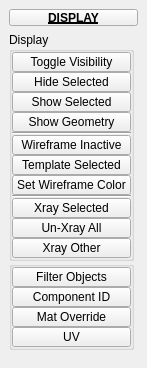
<?xml version="1.0" encoding="UTF-8"?>
<ui version="4.0">
 <class>QtUi</class>
 <widget class="QMainWindow" name="QtUi">
  <property name="enabled">
   <bool>true</bool>
  </property>
  <property name="geometry">
   <rect>
    <x>0</x>
    <y>0</y>
    <width>147</width>
    <height>368</height>
   </rect>
  </property>
  <property name="minimumSize">
   <size>
    <width>0</width>
    <height>0</height>
   </size>
  </property>
  <property name="maximumSize">
   <size>
    <width>999</width>
    <height>999</height>
   </size>
  </property>
  <property name="windowTitle">
   <string>Toolkit</string>
  </property>
  <property name="tabShape">
   <enum>QTabWidget::Triangular</enum>
  </property>
  <property name="dockNestingEnabled">
   <bool>true</bool>
  </property>
  <property name="dockOptions">
   <set>QMainWindow::AllowNestedDocks|QMainWindow::AllowTabbedDocks|QMainWindow::AnimatedDocks|QMainWindow::ForceTabbedDocks</set>
  </property>
  <widget class="QWidget" name="main_widget">
   <layout class="QVBoxLayout" name="verticalLayout_2">
    <item>
     <widget class="PushButtonDraggable" name="draggable_header">
      <property name="minimumSize">
       <size>
        <width>19</width>
        <height>17</height>
       </size>
      </property>
      <property name="maximumSize">
       <size>
        <width>999</width>
        <height>17</height>
       </size>
      </property>
      <property name="font">
       <font>
        <weight>75</weight>
        <bold>true</bold>
        <underline>true</underline>
       </font>
      </property>
      <property name="text">
       <string>DISPLAY</string>
      </property>
      <property name="checkable">
       <bool>true</bool>
      </property>
     </widget>
    </item>
    <item>
     <layout class="QVBoxLayout" name="verticalLayout">
      <property name="spacing">
       <number>0</number>
      </property>
      <item>
       <widget class="QGroupBox" name="View">
        <property name="minimumSize">
         <size>
          <width>125</width>
          <height>0</height>
         </size>
        </property>
        <property name="maximumSize">
         <size>
          <width>125</width>
          <height>999</height>
         </size>
        </property>
        <property name="title">
         <string>Display</string>
        </property>
        <layout class="QVBoxLayout" name="verticalLayout_3">
         <property name="spacing">
          <number>0</number>
         </property>
         <property name="leftMargin">
          <number>0</number>
         </property>
         <property name="topMargin">
          <number>0</number>
         </property>
         <property name="rightMargin">
          <number>0</number>
         </property>
         <property name="bottomMargin">
          <number>0</number>
         </property>
         <item>
          <widget class="QPushButton" name="b001">
           <property name="minimumSize">
            <size>
             <width>0</width>
             <height>20</height>
            </size>
           </property>
           <property name="maximumSize">
            <size>
             <width>999</width>
             <height>20</height>
            </size>
           </property>
           <property name="text">
            <string>Toggle Visibility</string>
           </property>
          </widget>
         </item>
         <item>
          <widget class="QPushButton" name="b002">
           <property name="minimumSize">
            <size>
             <width>0</width>
             <height>20</height>
            </size>
           </property>
           <property name="maximumSize">
            <size>
             <width>999</width>
             <height>20</height>
            </size>
           </property>
           <property name="text">
            <string>Hide Selected</string>
           </property>
          </widget>
         </item>
         <item>
          <widget class="QPushButton" name="b003">
           <property name="minimumSize">
            <size>
             <width>0</width>
             <height>20</height>
            </size>
           </property>
           <property name="maximumSize">
            <size>
             <width>999</width>
             <height>20</height>
            </size>
           </property>
           <property name="text">
            <string>Show Selected</string>
           </property>
          </widget>
         </item>
         <item>
          <widget class="QPushButton" name="b004">
           <property name="minimumSize">
            <size>
             <width>0</width>
             <height>20</height>
            </size>
           </property>
           <property name="maximumSize">
            <size>
             <width>999</width>
             <height>20</height>
            </size>
           </property>
           <property name="text">
            <string>Show Geometry</string>
           </property>
          </widget>
         </item>
         <item>
          <widget class="Line" name="line_2">
           <property name="minimumSize">
            <size>
             <width>111</width>
             <height>0</height>
            </size>
           </property>
           <property name="orientation">
            <enum>Qt::Horizontal</enum>
           </property>
          </widget>
         </item>
         <item>
          <widget class="QPushButton" name="b012">
           <property name="minimumSize">
            <size>
             <width>0</width>
             <height>20</height>
            </size>
           </property>
           <property name="maximumSize">
            <size>
             <width>999</width>
             <height>20</height>
            </size>
           </property>
           <property name="toolTip">
            <string>Shaded on active (selected) obhects only</string>
           </property>
           <property name="text">
            <string>Wireframe Inactive</string>
           </property>
          </widget>
         </item>
         <item>
          <widget class="QPushButton" name="b021">
           <property name="minimumSize">
            <size>
             <width>0</width>
             <height>20</height>
            </size>
           </property>
           <property name="maximumSize">
            <size>
             <width>999</width>
             <height>20</height>
            </size>
           </property>
           <property name="text">
            <string>Template Selected</string>
           </property>
          </widget>
         </item>
         <item>
          <widget class="QPushButton" name="b000">
           <property name="minimumSize">
            <size>
             <width>0</width>
             <height>20</height>
            </size>
           </property>
           <property name="maximumSize">
            <size>
             <width>999</width>
             <height>20</height>
            </size>
           </property>
           <property name="toolTip">
            <string>Set the wireframe color of all selected objects.</string>
           </property>
           <property name="text">
            <string>Set Wireframe Color</string>
           </property>
          </widget>
         </item>
         <item>
          <widget class="Line" name="line_3">
           <property name="minimumSize">
            <size>
             <width>111</width>
             <height>0</height>
            </size>
           </property>
           <property name="orientation">
            <enum>Qt::Horizontal</enum>
           </property>
          </widget>
         </item>
         <item>
          <widget class="QPushButton" name="b005">
           <property name="minimumSize">
            <size>
             <width>0</width>
             <height>20</height>
            </size>
           </property>
           <property name="maximumSize">
            <size>
             <width>999</width>
             <height>20</height>
            </size>
           </property>
           <property name="text">
            <string>Xray Selected</string>
           </property>
          </widget>
         </item>
         <item>
          <widget class="QPushButton" name="b006">
           <property name="minimumSize">
            <size>
             <width>0</width>
             <height>20</height>
            </size>
           </property>
           <property name="maximumSize">
            <size>
             <width>999</width>
             <height>20</height>
            </size>
           </property>
           <property name="text">
            <string>Un-Xray All</string>
           </property>
          </widget>
         </item>
         <item>
          <widget class="QPushButton" name="b007">
           <property name="minimumSize">
            <size>
             <width>0</width>
             <height>20</height>
            </size>
           </property>
           <property name="maximumSize">
            <size>
             <width>999</width>
             <height>20</height>
            </size>
           </property>
           <property name="text">
            <string>Xray Other</string>
           </property>
          </widget>
         </item>
        </layout>
       </widget>
      </item>
      <item>
       <widget class="QGroupBox" name="groupBox">
        <property name="minimumSize">
         <size>
          <width>125</width>
          <height>0</height>
         </size>
        </property>
        <property name="maximumSize">
         <size>
          <width>125</width>
          <height>999</height>
         </size>
        </property>
        <property name="title">
         <string/>
        </property>
        <layout class="QVBoxLayout" name="verticalLayout_4">
         <property name="spacing">
          <number>0</number>
         </property>
         <property name="leftMargin">
          <number>0</number>
         </property>
         <property name="topMargin">
          <number>0</number>
         </property>
         <property name="rightMargin">
          <number>0</number>
         </property>
         <property name="bottomMargin">
          <number>0</number>
         </property>
         <item>
          <widget class="QPushButton" name="b008">
           <property name="minimumSize">
            <size>
             <width>0</width>
             <height>20</height>
            </size>
           </property>
           <property name="maximumSize">
            <size>
             <width>999</width>
             <height>20</height>
            </size>
           </property>
           <property name="text">
            <string>Filter Objects</string>
           </property>
          </widget>
         </item>
         <item>
          <widget class="QPushButton" name="b011">
           <property name="minimumSize">
            <size>
             <width>0</width>
             <height>20</height>
            </size>
           </property>
           <property name="maximumSize">
            <size>
             <width>999</width>
             <height>20</height>
            </size>
           </property>
           <property name="text">
            <string>Component ID</string>
           </property>
          </widget>
         </item>
         <item>
          <widget class="QPushButton" name="b009">
           <property name="minimumSize">
            <size>
             <width>0</width>
             <height>20</height>
            </size>
           </property>
           <property name="maximumSize">
            <size>
             <width>999</width>
             <height>20</height>
            </size>
           </property>
           <property name="toolTip">
            <string>Material Override</string>
           </property>
           <property name="text">
            <string>Mat Override</string>
           </property>
          </widget>
         </item>
         <item>
          <widget class="QPushButton" name="chk000">
           <property name="minimumSize">
            <size>
             <width>0</width>
             <height>20</height>
            </size>
           </property>
           <property name="maximumSize">
            <size>
             <width>999</width>
             <height>20</height>
            </size>
           </property>
           <property name="toolTip">
            <string>Material Override: Override with UV checker</string>
           </property>
           <property name="text">
            <string>UV</string>
           </property>
           <property name="checkable">
            <bool>true</bool>
           </property>
          </widget>
         </item>
        </layout>
       </widget>
      </item>
      <item>
       <spacer name="verticalSpacer">
        <property name="orientation">
         <enum>Qt::Vertical</enum>
        </property>
        <property name="sizeHint" stdset="0">
         <size>
          <width>20</width>
          <height>40</height>
         </size>
        </property>
       </spacer>
      </item>
     </layout>
    </item>
   </layout>
  </widget>
 </widget>
 <customwidgets>
  <customwidget>
   <class>PushButtonDraggable</class>
   <extends>QPushButton</extends>
   <header>widgets.pushbuttondraggable.h</header>
  </customwidget>
 </customwidgets>
 <resources/>
 <connections/>
 <designerdata>
  <property name="gridDeltaX">
   <number>5</number>
  </property>
  <property name="gridDeltaY">
   <number>5</number>
  </property>
  <property name="gridSnapX">
   <bool>true</bool>
  </property>
  <property name="gridSnapY">
   <bool>true</bool>
  </property>
  <property name="gridVisible">
   <bool>true</bool>
  </property>
 </designerdata>
</ui>
